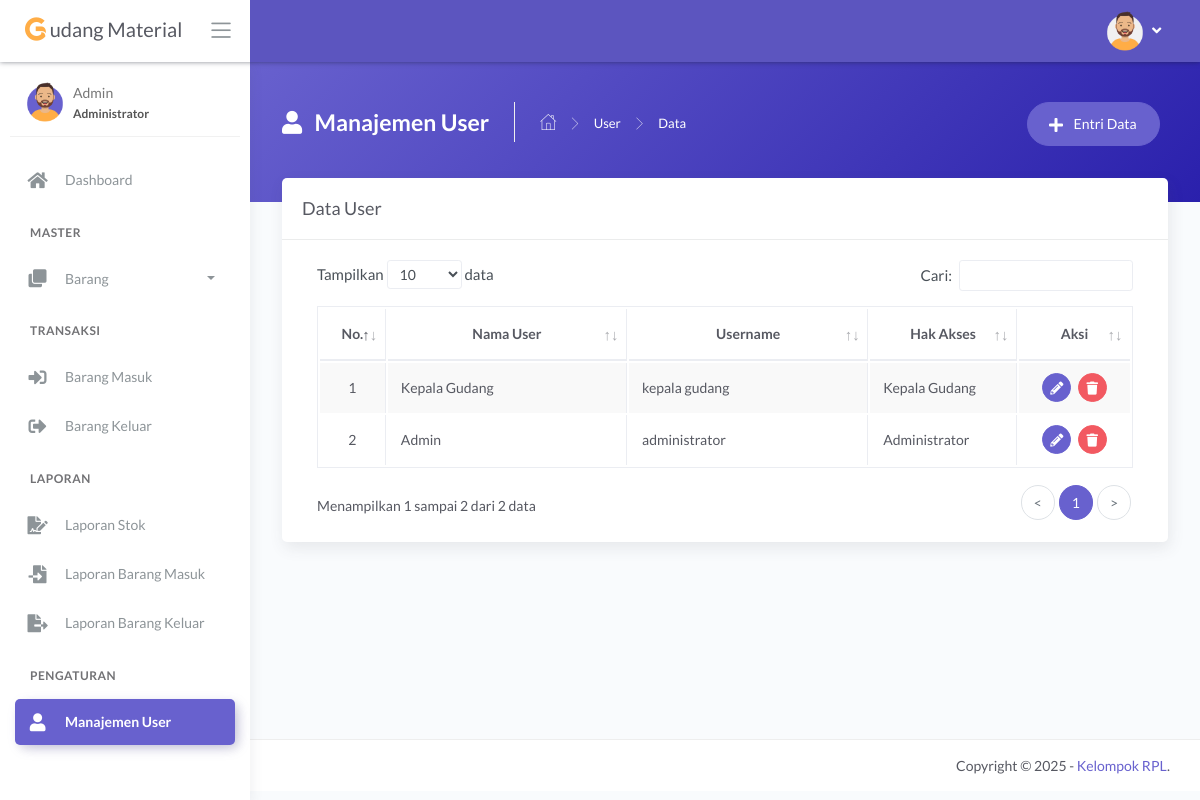
The page /main.php?module=user (signed in) on the database its author committed.
### tables this page shows
CREATE TABLE `tbl_user` (
  `id_user` int(11) NOT NULL,
  `nama_user` varchar(30) NOT NULL,
  `username` varchar(30) NOT NULL,
  `password` varchar(255) NOT NULL,
  `hak_akses` enum('Administrator','Kepala Gudang') NOT NULL
);

### modules/user/tampil_data.php (the view, shortened to what this page needs)
<?php
if (basename($_SERVER['PHP_SELF']) === basename(__FILE__)) {
  header('location: /404.html');
}
else {
  ?>
  <div class="panel-header bg-secondary-gradient">
    <div class="page-inner py-45">
      <div class="d-flex align-items-left align-items-md-top flex-column flex-md-row">
        <div class="page-header text-white">
          <h4 class="page-title text-white"><i class="fas fa-user mr-2"></i> Manajemen User</h4>
          <ul class="breadcrumbs">
            <li class="nav-home"><a href="?module=dashboard"><i class="flaticon-home text-white"></i></a></li>
            <li class="separator"><i class="flaticon-right-arrow"></i></li>
            <li class="nav-item"><a href="?module=user" class="text-white">User</a></li>
            <li class="separator"><i class="flaticon-right-arrow"></i></li>
            <li class="nav-item"><a>Data</a></li>
          </ul>
        </div>
        <div class="ml-md-auto py-2 py-md-0">
          <a href="?module=form_entri_user" class="btn btn-secondary btn-round mr-2">
            <span class="btn-label"><i class="fa fa-plus mr-2"></i></span> Entri Data
          </a>
        </div>
      </div>
    </div>
  </div>
  <div class="page-inner mt--5">
    <div class="card">
      <div class="card-header">
        <div class="card-title">Data User</div>
      </div>
      <div class="card-body">
        <div class="table-responsive">
          <table id="basic-datatables" class="display table table-bordered table-striped table-hover">
            <thead>
              <tr>
                <th class="text-center">No.</th>
                <th class="text-center">Nama User</th>
                <th class="text-center">Username</th>
                <th class="text-center">Hak Akses</th>
                <th class="text-center">Aksi</th>
              </tr>
            </thead>
            <tbody>
              <?php
              $no = 1;
              $query = mysqli_query($mysqli, "SELECT id_user, nama_user, username, hak_akses FROM tbl_user ORDER BY id_user DESC")
                or die('Ada kesalahan pada query tampil data : ' . mysqli_error($mysqli));
              while ($data = mysqli_fetch_assoc($query)) { ?>
                <tr>
                  <td width="30" class="text-center"><?php echo $no++; ?></td>
                  <td width="180"><?php echo $data['nama_user']; ?></td>
                  <td width="180"><?php echo $data['username']; ?></td>
                  <td width="100"><?php echo $data['hak_akses']; ?></td>
                  <td width="70" class="text-center">
                    <div>
                      <a href="?module=form_ubah_user&id=<?php echo $data['id_user']; ?>"
                        class="btn btn-icon btn-round btn-secondary btn-sm mr-md-1" data-toggle="tooltip"
                        data-placement="top" title="Ubah">
                        <i class="fas fa-pencil-alt fa-sm"></i>
                      </a>
                      <a href="modules/user/proses_hapus.php?id=<?php echo $data['id_user']; ?>"
                        onclick="return confirm('Anda yakin ingin menghapus data user dengan username <?php echo $data['username']; ?>?')"
                        class="btn btn-icon btn-round btn-danger btn-sm" data-toggle="tooltip" data-placement="top"
                        title="Hapus">
                        <i class="fas fa-trash fa-sm"></i>
                      </a>
                    </div>
                  </td>
                </tr>
              <?php } ?>
            </tbody>
          </table>
        </div>
      </div>
    </div>
  </div>
<?php } ?>

### rows shown on the page
tbl_user: nama_user "Kepala Gudang", username "kepala gudang", hak_akses "Kepala Gudang"
tbl_user: nama_user "Admin", username "administrator", hak_akses "Administrator"

### other values the page prints
$_SESSION['nama_user'] "Admin"
$_SESSION['hak_akses'] "Administrator"
